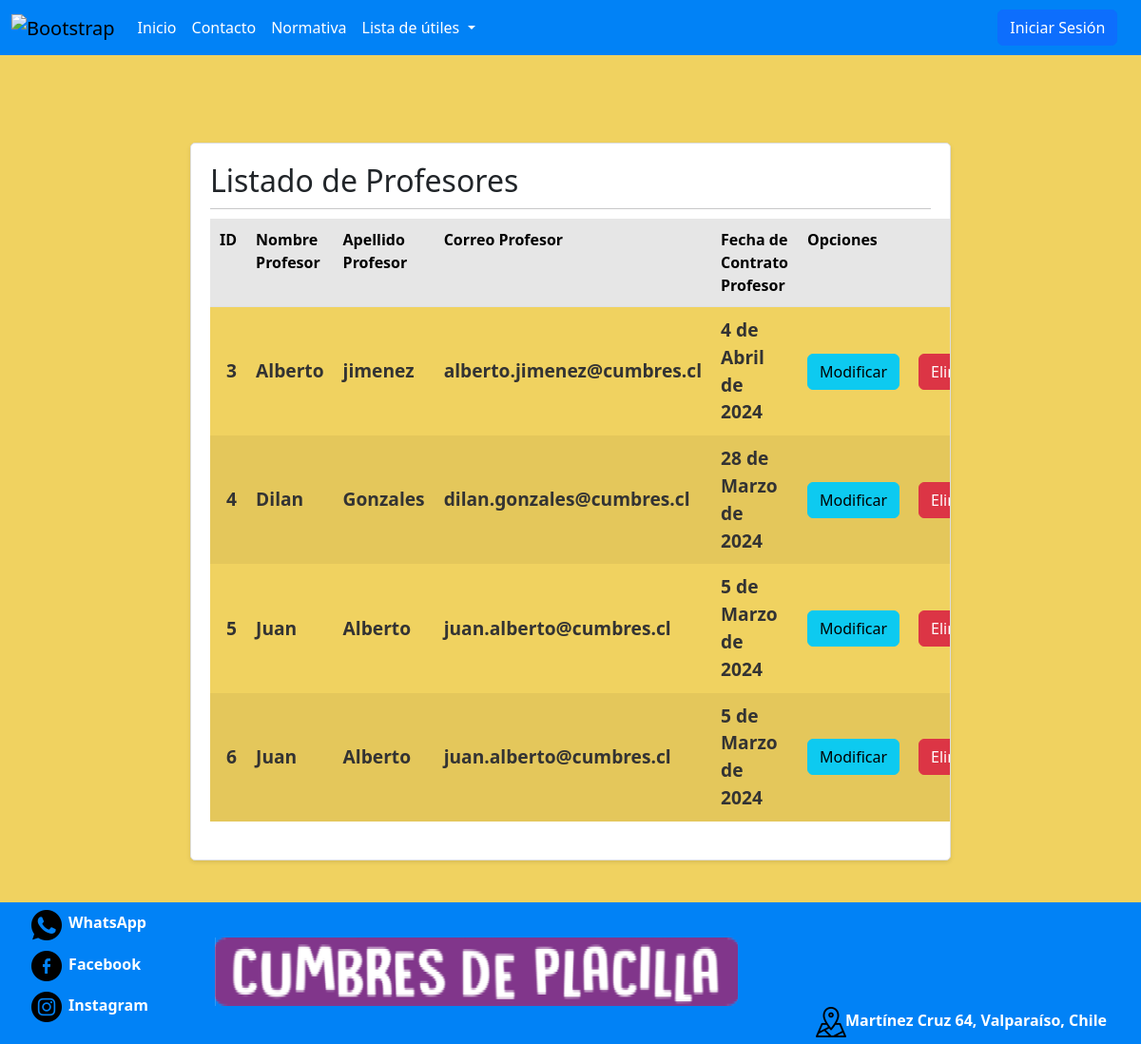
The page /SitioWeb/listarProfesor on the database as committed earlier.
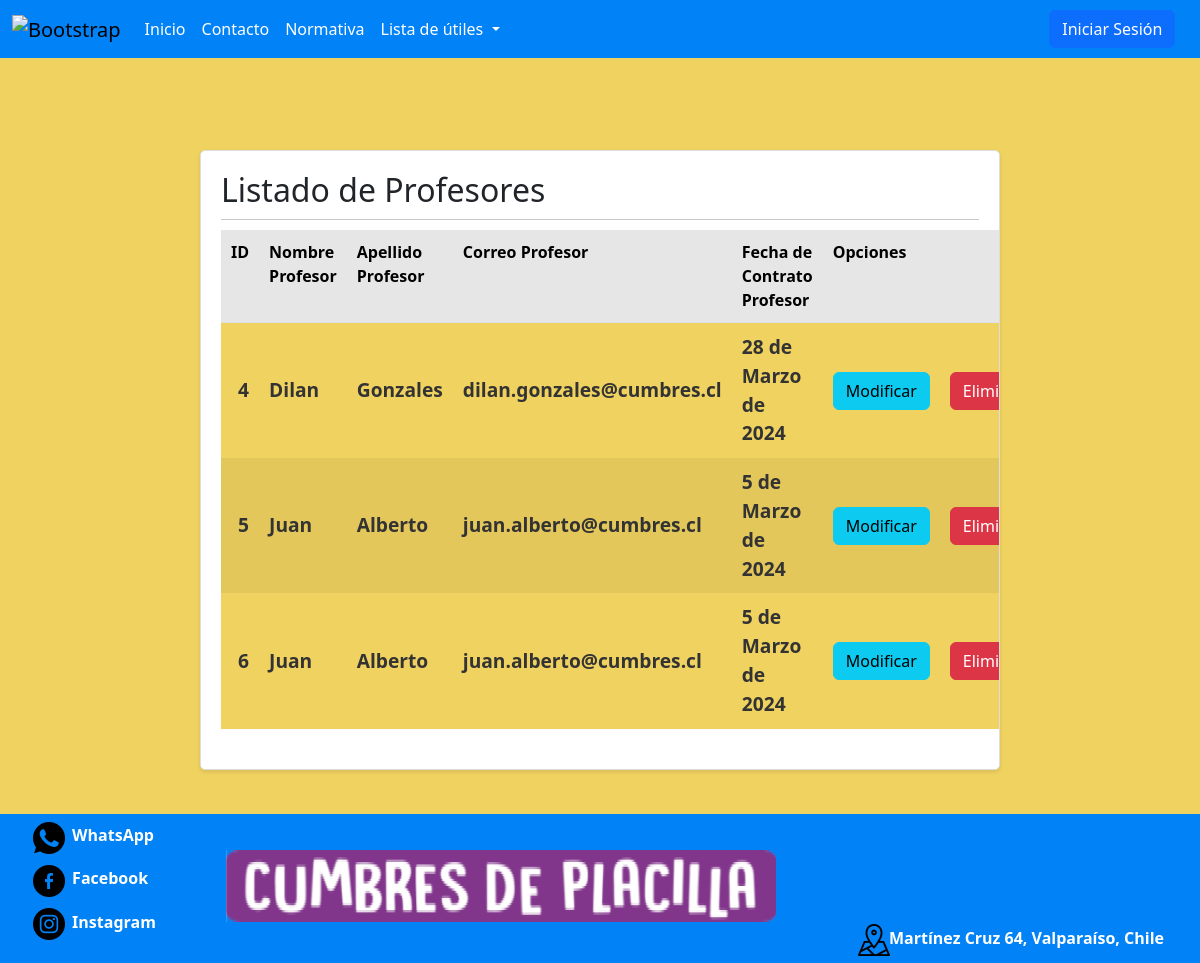
The same page on the database as committed later.
### SitioWeb/models.py (models this page shows, shortened)
class Profesor(models.Model):
    nombre_prof = models.CharField(max_length=20)
    apellido_prof = models.CharField(max_length=20)
    correo_prof = models.EmailField(max_length=254)
    fec_contra_prof = models.DateField()
    class Meta:
        db_table = 'SitioWeb_profesor'

### SitioWeb/views.py (the view)
# urls.py: path('listarProfesor', listarProfesor, name='listarProfesor'),
def listarProfesor(request):
    listarProfesor = Profesor.objects.all()
    return render(request, 'paginas/listarProfesor.html', {'Profesor': listarProfesor})

### SitioWeb/templates/paginas/listarProfesor.html (shortened to what the changed rows need)
{% load static %}
<!DOCTYPE html>
<html lang="en">
<head>
 <link href="https://cdn.jsdelivr.net/npm/bootstrap@5.3.3/dist/css/bootstrap.min.css" rel="stylesheet">
 <link type='text/css' href="{%static "css/style.css"%}" rel="stylesheet" />
</head>
<body>
    <br><br><br>
  <main>
        <div class="card" id="listarProf">
            <div class="card-body">
                <h2>Listado de Profesores</h2>
                <table class="table table-striped table-hover">
                    <tr>
                        <th>ID</th>
                        <th>Nombre Profesor</th>
                        <th>Apellido Profesor</th>
                        <th>Correo Profesor</th>
                        <th>Fecha de Contrato Profesor</th>
                        <th colspan="2">Opciones</th>
                    </tr>
                    {% for p in Profesor %}
                    <tr>
                        <td>{{ p.id }}</td>
                        <td>{{ p.nombre_prof }}</td>
                        <td>{{ p.apellido_prof }}</td>
                        <td>{{ p.correo_prof }}</td>
                        <td>{{ p.fec_contra_prof }}</td>
                        <td><a href="modificarProfesor/{{p.id}}" class="btn btn-info">Modificar</a></td>
                        <td><a href="eliminarProfesor/{{p.id}}" class="btn btn-danger">Eliminar</a></td>
                    </tr>
                    {% endfor %}
                </table>
            </div>
        </div>
  </main>
  <br>
</body>
</html>

Rows that differ between the two databases and show on the page:
removed Profesor: id "3", nombre_prof "Alberto", apellido_prof "jimenez", correo_prof "alberto.jimenez@cumbres.cl", fec_contra_prof "4 de Abril de 2024"
